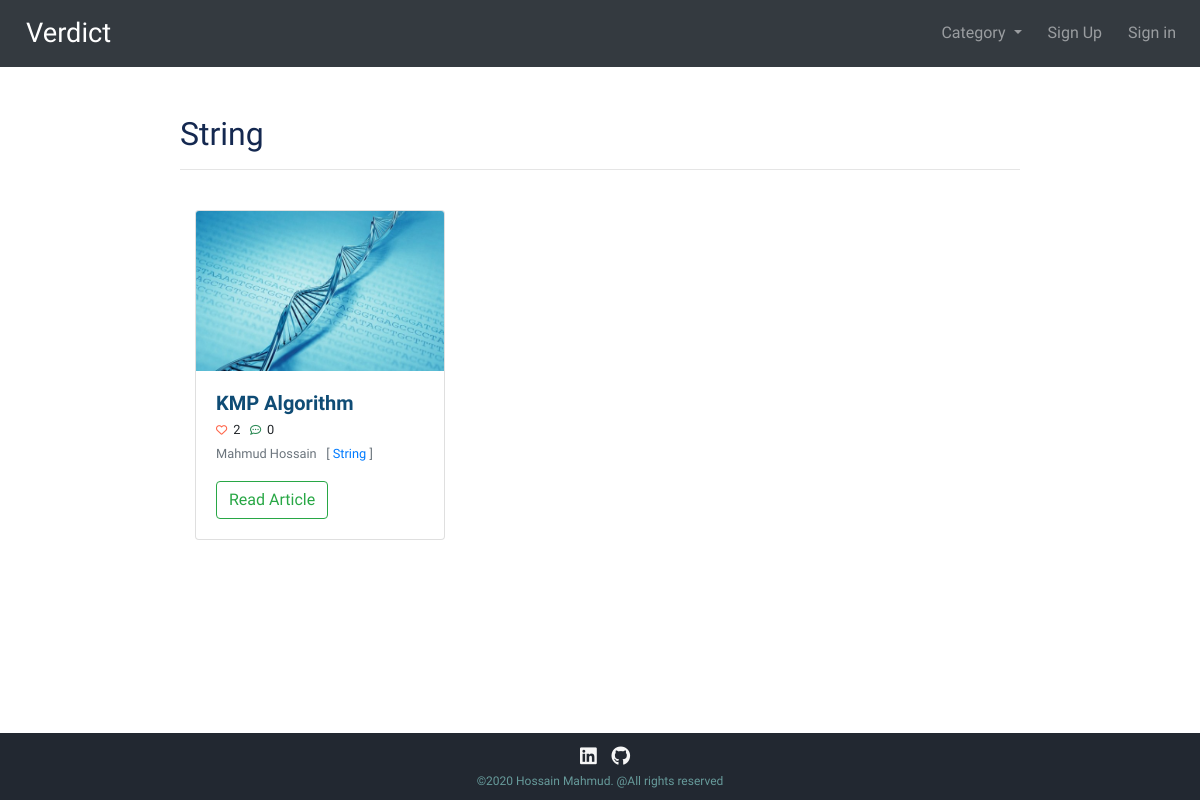
The app's page /category/String/ with its own data.
### blog/models.py (models this page shows, shortened)
class Post(models.Model):
    title = models.CharField(max_length=250)
    author = models.ForeignKey(User, on_delete=models.CASCADE)
    header_image = models.ImageField(null=True, blank=True, upload_to='images/')
    body = RichTextField(blank=True, null=True)
    date = models.DateField(auto_now_add=True)
    category = models.CharField(max_length=250, default='Miscellaneous')
    likes = models.ManyToManyField(User, related_name='post_likes')
    def total_likes(self):
        return self.likes.count()

### blog/views.py (the view)
# urls.py: path('category/<str:cat>/', CategoryView, name='category'),
def CategoryView(request, cat):
    category_post = Post.objects.filter(category=cat)
    cats = Category.objects.all()
    context = {
        'cat': cat,
        'cats': cats,
        'category_post': category_post
    }
    return render(request, 'blog/category.html', context)

### blog/templates/blog/category.html (shortened to what this page needs)
{% extends 'blog/base.html' %}
{% load static %}
{% block content %}
    <br><br>
    <h2 class="title"> {{ cat }} </h2>
    <hr> <br>
    <div class="container">
        <div class="row">
            {% for post in category_post %}
                <div class="col-lg-4 col-md-6 mb-3">
                    <div class="card">
                        {% if post.header_image %}
                            <img class="card-img-top"
                                 src="{{ post.header_image.url }}"
                                 alt="Card image cap">
                        {% else %}
                            <img class="card-img-top"
                                 src="{% static 'images/default.png' %}"
                                 alt="Card image cap">
                        {% endif %}
                        <div class="card-body">
                            <h5 class="card-title"> {{ post.title }} </h5>
                            <small>
                                <span style="font-size: 0.7rem; color: Tomato;">
                                    <i class="far fa-heart"></i>
                                </span>
                                &nbsp;{{ post.total_likes }}
                                <span style="font-size: 0.7rem; color: seagreen;">
                                <i class="far fa-comment-dots"></i>
                                </span>
                                &nbsp;{{ post.comments.count }}
                            </small>
                            <p class="card-text"><small
                                    class="text-muted">{{ post.author.first_name }} {{ post.author.last_name }}
                                &nbsp; [ <a href="{% url 'category' post.category %}"> {{ post.category }} </a>
                                ]</small></p>
                            <a href="{% url 'detail' post.id %}" class="btn btn-outline-success">Read Article</a>
                        </div>
                    </div>
                </div>
            {% endfor %}
        </div>
    </div>
{% endblock %}

### static/css/styles.css (style rules this page uses)
body { font-family: 'Baloo Tamma 2', cursive !important; font-weight: 700; min-height: 100vh; position: relative; }
.title { color: #142850; font-family: 'Aclonica', sans-serif; text-align: left; }
.card-title { margin-bottom: 2px !important; color: #0f4c75; font-weight: bold; }
img { width: auto !important; height: 160px !important; }
a { text-decoration: none !important; }

### records on screen
Post: header_image (picture), title "KMP Algorithm", total_likes "2", comments.count "0", author.first_name "Mahmud", author.last_name "Hossain", category "String"

### other values on screen
{{ cat }} "String"
